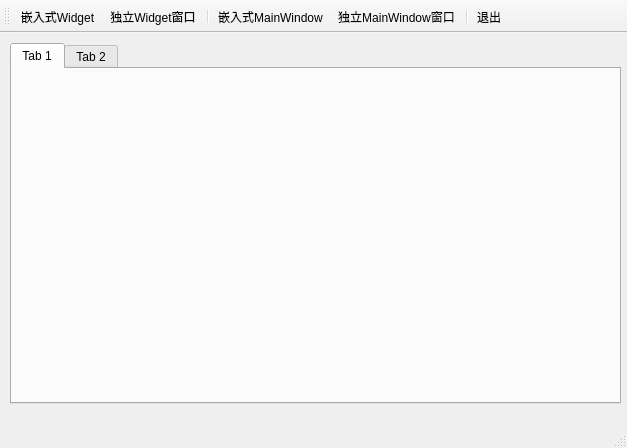
<?xml version="1.0" encoding="UTF-8"?>
<ui version="4.0">
 <class>QWMainWindow</class>
 <widget class="QMainWindow" name="QWMainWindow">
  <property name="geometry">
   <rect>
    <x>0</x>
    <y>0</y>
    <width>627</width>
    <height>448</height>
   </rect>
  </property>
  <property name="windowTitle">
   <string>QWMainWindow</string>
  </property>
  <widget class="QWidget" name="centralWidget">
   <widget class="QTabWidget" name="tabWidget">
    <property name="geometry">
     <rect>
      <x>10</x>
      <y>10</y>
      <width>611</width>
      <height>361</height>
     </rect>
    </property>
    <widget class="QWidget" name="tab">
     <attribute name="title">
      <string>Tab 1</string>
     </attribute>
    </widget>
    <widget class="QWidget" name="tab_2">
     <attribute name="title">
      <string>Tab 2</string>
     </attribute>
    </widget>
   </widget>
  </widget>
  <widget class="QMenuBar" name="menuBar">
   <property name="geometry">
    <rect>
     <x>0</x>
     <y>0</y>
     <width>627</width>
     <height>22</height>
    </rect>
   </property>
  </widget>
  <widget class="QToolBar" name="mainToolBar">
   <attribute name="toolBarArea">
    <enum>TopToolBarArea</enum>
   </attribute>
   <attribute name="toolBarBreak">
    <bool>false</bool>
   </attribute>
   <addaction name="actWidgetInsite"/>
   <addaction name="actWidget"/>
   <addaction name="separator"/>
   <addaction name="actWindowInsite"/>
   <addaction name="actWindow"/>
   <addaction name="separator"/>
   <addaction name="actQuit"/>
  </widget>
  <widget class="QStatusBar" name="statusBar"/>
  <action name="actWidgetInsite">
   <property name="text">
    <string>嵌入式Widget</string>
   </property>
   <property name="toolTip">
    <string>嵌入式Widget</string>
   </property>
  </action>
  <action name="actWidget">
   <property name="text">
    <string>独立Widget窗口</string>
   </property>
   <property name="toolTip">
    <string>独立Widget窗口</string>
   </property>
  </action>
  <action name="actWindowInsite">
   <property name="text">
    <string>嵌入式MainWindow</string>
   </property>
   <property name="toolTip">
    <string>嵌入式MainWindow</string>
   </property>
  </action>
  <action name="actWindow">
   <property name="text">
    <string>独立MainWindow窗口</string>
   </property>
   <property name="toolTip">
    <string>独立MainWindow窗口</string>
   </property>
  </action>
  <action name="actQuit">
   <property name="text">
    <string>退出</string>
   </property>
   <property name="toolTip">
    <string>退出</string>
   </property>
  </action>
 </widget>
 <layoutdefault spacing="6" margin="11"/>
 <resources/>
 <connections>
  <connection>
   <sender>actQuit</sender>
   <signal>triggered()</signal>
   <receiver>QWMainWindow</receiver>
   <slot>close()</slot>
   <hints>
    <hint type="sourcelabel">
     <x>-1</x>
     <y>-1</y>
    </hint>
    <hint type="destinationlabel">
     <x>313</x>
     <y>223</y>
    </hint>
   </hints>
  </connection>
 </connections>
</ui>
